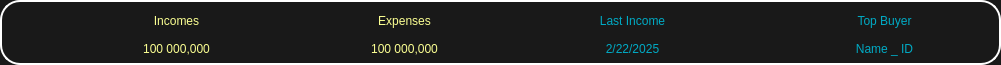
      <widget class="QFrame" name="Earning">
       <property name="geometry">
        <rect>
         <x>10</x>
         <y>179</y>
         <width>1001</width>
         <height>65</height>
        </rect>
       </property>
       <property name="minimumSize">
        <size>
         <width>0</width>
         <height>65</height>
        </size>
       </property>
       <property name="maximumSize">
        <size>
         <width>16777215</width>
         <height>65</height>
        </size>
       </property>
       <property name="styleSheet">
        <string notr="true">QWidget{
	background-color: rgb(25, 25, 25);
	color: rgb(255, 255, 255);
	border-style: outset;
    	border-radius: 20px;
	border: 2px solid #ffffff;
}</string>
       </property>
       <property name="frameShape">
        <enum>QFrame::StyledPanel</enum>
       </property>
       <property name="frameShadow">
        <enum>QFrame::Raised</enum>
       </property>
       <widget class="QLabel" name="TND_Logo_3">
        <property name="geometry">
         <rect>
          <x>40</x>
          <y>10</y>
          <width>45</width>
          <height>45</height>
         </rect>
        </property>
        <property name="minimumSize">
         <size>
          <width>45</width>
          <height>45</height>
         </size>
        </property>
        <property name="maximumSize">
         <size>
          <width>45</width>
          <height>45</height>
         </size>
        </property>
        <property name="styleSheet">
         <string notr="true">background-color: rgba(0, 0, 0, 0);
color: rgb(255, 255, 255);
border:none;</string>
        </property>
        <property name="text">
         <string/>
        </property>
        <property name="pixmap">
         <pixmap resource="resources.qrc">:/Icons/TND_White.png</pixmap>
        </property>
        <property name="scaledContents">
         <bool>true</bool>
        </property>
        <property name="alignment">
         <set>Qt::AlignCenter</set>
        </property>
       </widget>
       <widget class="QLabel" name="Income_Text">
        <property name="geometry">
         <rect>
          <x>95</x>
          <y>2</y>
          <width>163</width>
          <height>37</height>
         </rect>
        </property>
        <property name="minimumSize">
         <size>
          <width>163</width>
          <height>37</height>
         </size>
        </property>
        <property name="maximumSize">
         <size>
          <width>163</width>
          <height>37</height>
         </size>
        </property>
        <property name="styleSheet">
         <string notr="true">background-color: rgba(0, 0, 0, 0);
color: rgb(251, 255, 146);
font: 75 25pt &quot;Acme&quot;;
border:none;</string>
        </property>
        <property name="text">
         <string>Incomes</string>
        </property>
        <property name="alignment">
         <set>Qt::AlignCenter</set>
        </property>
       </widget>
       <widget class="QLabel" name="Income_Inter">
        <property name="geometry">
         <rect>
          <x>95</x>
          <y>30</y>
          <width>163</width>
          <height>37</height>
         </rect>
        </property>
        <property name="minimumSize">
         <size>
          <width>163</width>
          <height>37</height>
         </size>
        </property>
        <property name="maximumSize">
         <size>
          <width>163</width>
          <height>37</height>
         </size>
        </property>
        <property name="styleSheet">
         <string notr="true">border:none;background-color: rgba(0, 0, 0, 0);color:rgb(251, 255, 146);font: 75 15pt 'Acme';</string>
        </property>
        <property name="text">
         <string>100 000,000</string>
        </property>
        <property name="alignment">
         <set>Qt::AlignCenter</set>
        </property>
       </widget>
       <widget class="QLabel" name="TND_Logo_4">
        <property name="geometry">
         <rect>
          <x>268</x>
          <y>10</y>
          <width>45</width>
          <height>45</height>
         </rect>
        </property>
        <property name="minimumSize">
         <size>
          <width>45</width>
          <height>45</height>
         </size>
        </property>
        <property name="maximumSize">
         <size>
          <width>45</width>
          <height>45</height>
         </size>
        </property>
        <property name="styleSheet">
         <string notr="true">background-color: rgba(0, 0, 0, 0);
color: rgb(255, 255, 255);
border:none;</string>
        </property>
        <property name="text">
         <string/>
        </property>
        <property name="pixmap">
         <pixmap resource="resources.qrc">:/Icons/TND_White.png</pixmap>
        </property>
        <property name="scaledContents">
         <bool>true</bool>
        </property>
        <property name="alignment">
         <set>Qt::AlignCenter</set>
        </property>
       </widget>
       <widget class="QLabel" name="Expenses_Text">
        <property name="geometry">
         <rect>
          <x>323</x>
          <y>2</y>
          <width>163</width>
          <height>37</height>
         </rect>
        </property>
        <property name="minimumSize">
         <size>
          <width>163</width>
          <height>37</height>
         </size>
        </property>
        <property name="maximumSize">
         <size>
          <width>163</width>
          <height>37</height>
         </size>
        </property>
        <property name="styleSheet">
         <string notr="true">background-color: rgba(0, 0, 0, 0);
color: rgb(251, 255, 146);
font: 75 25pt &quot;Acme&quot;;
border:none;</string>
        </property>
        <property name="text">
         <string>Expenses</string>
        </property>
        <property name="alignment">
         <set>Qt::AlignCenter</set>
        </property>
       </widget>
       <widget class="QLabel" name="Expenses_Inter">
        <property name="geometry">
         <rect>
          <x>323</x>
          <y>30</y>
          <width>163</width>
          <height>37</height>
         </rect>
        </property>
        <property name="minimumSize">
         <size>
          <width>163</width>
          <height>37</height>
         </size>
        </property>
        <property name="maximumSize">
         <size>
          <width>163</width>
          <height>37</height>
         </size>
        </property>
        <property name="styleSheet">
         <string notr="true">border:none;background-color: rgba(0, 0, 0, 0);color:rgb(251, 255, 146);font: 75 15pt 'Acme';</string>
        </property>
        <property name="text">
         <string>100 000,000</string>
        </property>
        <property name="alignment">
         <set>Qt::AlignCenter</set>
        </property>
       </widget>
       <widget class="QLabel" name="Date_Logo">
        <property name="geometry">
         <rect>
          <x>496</x>
          <y>10</y>
          <width>45</width>
          <height>45</height>
         </rect>
        </property>
        <property name="minimumSize">
         <size>
          <width>45</width>
          <height>45</height>
         </size>
        </property>
        <property name="maximumSize">
         <size>
          <width>45</width>
          <height>45</height>
         </size>
        </property>
        <property name="styleSheet">
         <string notr="true">border:none;background-color: rgba(0, 0, 0, 0);
color: rgb(255, 255, 255);</string>
        </property>
        <property name="text">
         <string/>
        </property>
        <property name="pixmap">
         <pixmap resource="resources.qrc">:/Icons/Calendar_White.png</pixmap>
        </property>
        <property name="scaledContents">
         <bool>true</bool>
        </property>
        <property name="alignment">
         <set>Qt::AlignCenter</set>
        </property>
       </widget>
       <widget class="QLabel" name="LastIncome_Text">
        <property name="geometry">
         <rect>
          <x>551</x>
          <y>2</y>
          <width>163</width>
          <height>37</height>
         </rect>
        </property>
        <property name="minimumSize">
         <size>
          <width>163</width>
          <height>37</height>
         </size>
        </property>
        <property name="maximumSize">
         <size>
          <width>163</width>
          <height>37</height>
         </size>
        </property>
        <property name="styleSheet">
         <string notr="true">border:none;background-color: rgba(0, 0, 0, 0);
color: rgb(0, 170, 196);
font: 75 25pt &quot;Acme&quot;;</string>
        </property>
        <property name="text">
         <string>Last Income</string>
        </property>
        <property name="alignment">
         <set>Qt::AlignCenter</set>
        </property>
       </widget>
       <widget class="QLabel" name="LastIncome_Inter">
        <property name="geometry">
         <rect>
          <x>551</x>
          <y>30</y>
          <width>163</width>
          <height>37</height>
         </rect>
        </property>
        <property name="minimumSize">
         <size>
          <width>163</width>
          <height>37</height>
         </size>
        </property>
        <property name="maximumSize">
         <size>
          <width>163</width>
          <height>37</height>
         </size>
        </property>
        <property name="styleSheet">
         <string notr="true">border:none;background-color: rgba(0, 0, 0, 0);color:rgb(0, 170, 196);font: 75 15pt 'Acme';</string>
        </property>
        <property name="text">
         <string>2/22/2025</string>
        </property>
        <property name="alignment">
         <set>Qt::AlignCenter</set>
        </property>
       </widget>
       <widget class="QLabel" name="Date_Logo_2">
        <property name="geometry">
         <rect>
          <x>724</x>
          <y>10</y>
          <width>45</width>
          <height>45</height>
         </rect>
        </property>
        <property name="minimumSize">
         <size>
          <width>45</width>
          <height>45</height>
         </size>
        </property>
        <property name="maximumSize">
         <size>
          <width>45</width>
          <height>45</height>
         </size>
        </property>
        <property name="styleSheet">
         <string notr="true">border:none;background-color: rgba(0, 0, 0, 0);
color: rgb(255, 255, 255);</string>
        </property>
        <property name="text">
         <string/>
        </property>
        <property name="pixmap">
         <pixmap resource="resources.qrc">:/Icons/Expenses_White.png</pixmap>
        </property>
        <property name="scaledContents">
         <bool>true</bool>
        </property>
        <property name="alignment">
         <set>Qt::AlignCenter</set>
        </property>
       </widget>
       <widget class="QLabel" name="TopBuyer_Text">
        <property name="geometry">
         <rect>
          <x>779</x>
          <y>2</y>
          <width>211</width>
          <height>37</height>
         </rect>
        </property>
        <property name="minimumSize">
         <size>
          <width>211</width>
          <height>37</height>
         </size>
        </property>
        <property name="maximumSize">
         <size>
          <width>211</width>
          <height>37</height>
         </size>
        </property>
        <property name="styleSheet">
         <string notr="true">border:none;background-color: rgba(0, 0, 0, 0);
color: rgb(0, 170, 196);;
font: 75 25pt &quot;Acme&quot;;</string>
        </property>
        <property name="text">
         <string>Top Buyer</string>
        </property>
        <property name="alignment">
         <set>Qt::AlignCenter</set>
        </property>
       </widget>
       <widget class="QLabel" name="TopBuyer_Inter">
        <property name="geometry">
         <rect>
          <x>779</x>
          <y>30</y>
          <width>211</width>
          <height>37</height>
         </rect>
        </property>
        <property name="minimumSize">
         <size>
          <width>211</width>
          <height>37</height>
         </size>
        </property>
        <property name="maximumSize">
         <size>
          <width>211</width>
          <height>37</height>
         </size>
        </property>
        <property name="styleSheet">
         <string notr="true">border:none;background-color: rgba(0, 0, 0, 0);color:rgb(0, 170, 196);font: 75 15pt 'Acme';</string>
        </property>
        <property name="text">
         <string>Name _ ID</string>
        </property>
        <property name="alignment">
         <set>Qt::AlignCenter</set>
        </property>
       </widget>
      </widget>
